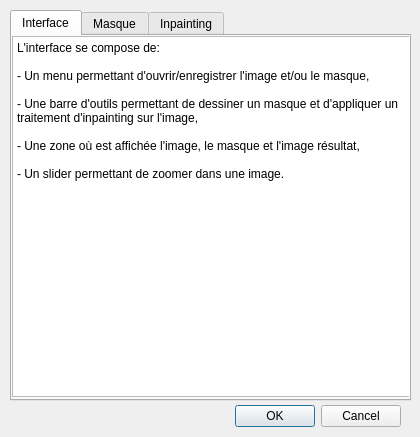
<?xml version="1.0" encoding="UTF-8"?>
<ui version="4.0">
 <class>Dialog_util</class>
 <widget class="QDialog" name="Dialog_util">
  <property name="geometry">
   <rect>
    <x>0</x>
    <y>0</y>
    <width>420</width>
    <height>437</height>
   </rect>
  </property>
  <property name="windowTitle">
   <string>Utilisation</string>
  </property>
  <property name="sizeGripEnabled">
   <bool>false</bool>
  </property>
  <property name="modal">
   <bool>false</bool>
  </property>
  <widget class="QDialogButtonBox" name="buttonBox">
   <property name="geometry">
    <rect>
     <x>60</x>
     <y>400</y>
     <width>341</width>
     <height>32</height>
    </rect>
   </property>
   <property name="orientation">
    <enum>Qt::Horizontal</enum>
   </property>
   <property name="standardButtons">
    <set>QDialogButtonBox::Cancel|QDialogButtonBox::Ok</set>
   </property>
  </widget>
  <widget class="QTabWidget" name="tabWidget">
   <property name="geometry">
    <rect>
     <x>10</x>
     <y>10</y>
     <width>401</width>
     <height>391</height>
    </rect>
   </property>
   <property name="currentIndex">
    <number>0</number>
   </property>
   <widget class="QWidget" name="tab">
    <attribute name="title">
     <string>Interface</string>
    </attribute>
    <widget class="QPlainTextEdit" name="plainTextEdit_3">
     <property name="geometry">
      <rect>
       <x>0</x>
       <y>0</y>
       <width>401</width>
       <height>361</height>
      </rect>
     </property>
     <property name="readOnly">
      <bool>true</bool>
     </property>
     <property name="plainText">
      <string>L'interface se compose de:

- Un menu permettant d'ouvrir/enregistrer l'image et/ou le masque,

- Une barre d'outils permettant de dessiner un masque et d'appliquer un traitement d'inpainting sur l'image,

- Une zone où est affichée l'image, le masque et l'image résultat,

- Un slider permettant de zoomer dans une image.</string>
     </property>
    </widget>
   </widget>
   <widget class="QWidget" name="tab_2">
    <attribute name="title">
     <string>Masque</string>
    </attribute>
    <widget class="QPlainTextEdit" name="plainTextEdit">
     <property name="geometry">
      <rect>
       <x>0</x>
       <y>0</y>
       <width>411</width>
       <height>461</height>
      </rect>
     </property>
     <property name="readOnly">
      <bool>true</bool>
     </property>
     <property name="plainText">
      <string>Utilisation de l'outil masque:

- Ouvrir un masque (Ctrl+Maj+O): charge un masque, l'image doit être de la même taille que l'image ouverte. Un masque vide est créé à l'ouverture d'une image,

- Enregistrer le masque (Ctrl+Maj+S): enregistrer l'image correspondant au masque tracé. Si le format permet d'enregistrer la transparence, alors le masque sera transparent aux endroit non déssinés, sinon blanc,

- Afficher: afficher/cacher le masque,

- Pinceau: permet de dessiner le masque,

- Gomme: permet d'effacer le masque,

- Le compteur permet de régler la taille du pinceau/gomme,

- Effacer: efface totalement le masque.
</string>
     </property>
    </widget>
   </widget>
   <widget class="QWidget" name="tab_3">
    <attribute name="title">
     <string>Inpainting</string>
    </attribute>
    <widget class="QPlainTextEdit" name="plainTextEdit_2">
     <property name="geometry">
      <rect>
       <x>0</x>
       <y>0</y>
       <width>411</width>
       <height>461</height>
      </rect>
     </property>
     <property name="readOnly">
      <bool>true</bool>
     </property>
     <property name="plainText">
      <string>Pour traiter une image:

- Choisir la méthode désirée,

- Ajuster les différents paramètres,

- Appuyer sur Go pour lancer le processus,

- Afficher résultat: afficher/cacher l'image résultat,

- Enregistrer l'image résultat: enregistre l'image correspondant au résutat.</string>
     </property>
    </widget>
   </widget>
  </widget>
 </widget>
 <resources/>
 <connections>
  <connection>
   <sender>buttonBox</sender>
   <signal>accepted()</signal>
   <receiver>Dialog_util</receiver>
   <slot>accept()</slot>
   <hints>
    <hint type="sourcelabel">
     <x>248</x>
     <y>254</y>
    </hint>
    <hint type="destinationlabel">
     <x>157</x>
     <y>274</y>
    </hint>
   </hints>
  </connection>
  <connection>
   <sender>buttonBox</sender>
   <signal>rejected()</signal>
   <receiver>Dialog_util</receiver>
   <slot>reject()</slot>
   <hints>
    <hint type="sourcelabel">
     <x>316</x>
     <y>260</y>
    </hint>
    <hint type="destinationlabel">
     <x>286</x>
     <y>274</y>
    </hint>
   </hints>
  </connection>
 </connections>
</ui>
